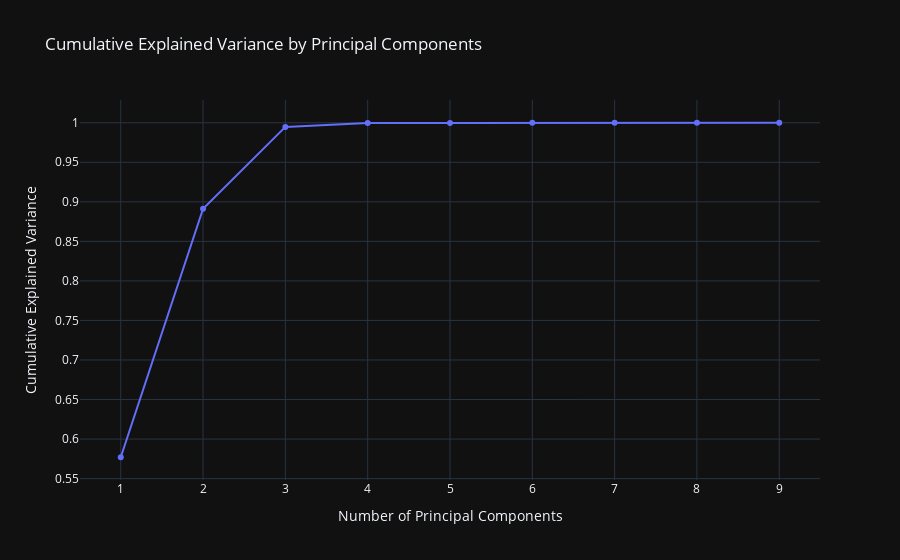

Notebook source saved alongside this figure:
### Markdown cell above
## 主要成分分析（PCA）

### Code cell
# 提取特征
features = ['open', 'high', 'low', 'close', 'preclose', 'volume', 'amount', 'turn', 'pctChg']
X = stock_dataframe_scaler[features] 
X.bfill(inplace=True)

# 标准化特征（（特征值-均值）/标准差）
scaler = StandardScaler()
X_standardized = scaler.fit_transform(X)
# 提交主成分分析
pca = PCA()
X_pca = pca.fit_transform(X_standardized)

# Explained variance ratio
explained_variance_ratio = pca.explained_variance_ratio_

# Cumulative explained variance
cumulative_explained_variance = explained_variance_ratio.cumsum()

# Create a DataFrame for plotting
plot_data = pd.DataFrame({
    'Number of Principal Components': range(1, len(explained_variance_ratio) + 1),
    'Cumulative Explained Variance': cumulative_explained_variance
})

# Plotting using Plotly
fig = px.line(plot_data,
              x='Number of Principal Components',
              y='Cumulative Explained Variance',
              title='Cumulative Explained Variance by Principal Components',
              labels={'Cumulative Explained Variance': 'Cumulative Explained Variance'},
              markers=True)


fig.show()
print(cumulative_explained_variance)

### Figure 1 — Plotly figure (JSON) as saved in the notebook; plotly's stock layout.template omitted (floating-point values rounded to 4 significant figures)
{"data": [{"hovertemplate": "Number of Principal Components=%{x}<br>Cumulative Explained Variance=%{y}<extra></extra>", "legendgroup": "", "line": {"color": "#636efa", "dash": "solid"}, "marker": {"symbol": "circle"}, "mode": "markers+lines", "name": "", "orientation": "v", "showlegend": false, "x": [1, 2, 3, 4, 5, 6, 7, 8, 9], "xaxis": "x", "y": [0.577, 0.8913, 0.9948, 0.9997, 0.9998, 0.9999, 0.9999, 1.0, 1.0], "yaxis": "y", "type": "scatter"}], "layout": {"xaxis": {"anchor": "y", "domain": [0.0, 1.0], "title": {"text": "Number of Principal Components"}}, "yaxis": {"anchor": "x", "domain": [0.0, 1.0], "title": {"text": "Cumulative Explained Variance"}}, "legend": {"tracegroupgap": 0}, "title": {"text": "Cumulative Explained Variance by Principal Components"}}}
